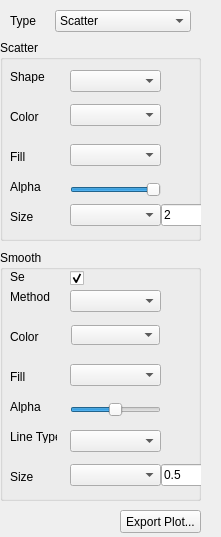
<?xml version="1.0" encoding="UTF-8"?>
<ui version="4.0">
 <class>ScatterConfig</class>
 <widget class="QWidget" name="ScatterConfig">
  <property name="geometry">
   <rect>
    <x>0</x>
    <y>0</y>
    <width>221</width>
    <height>537</height>
   </rect>
  </property>
  <property name="windowTitle">
   <string>Form</string>
  </property>
  <widget class="QGroupBox" name="groupBox">
   <property name="geometry">
    <rect>
     <x>0</x>
     <y>40</y>
     <width>201</width>
     <height>201</height>
    </rect>
   </property>
   <property name="title">
    <string>Scatter</string>
   </property>
   <widget class="QLabel" name="label_2">
    <property name="geometry">
     <rect>
      <x>10</x>
      <y>30</y>
      <width>47</width>
      <height>13</height>
     </rect>
    </property>
    <property name="text">
     <string>Shape</string>
    </property>
   </widget>
   <widget class="QLabel" name="label_3">
    <property name="geometry">
     <rect>
      <x>10</x>
      <y>70</y>
      <width>47</width>
      <height>13</height>
     </rect>
    </property>
    <property name="text">
     <string>Color</string>
    </property>
   </widget>
   <widget class="QLabel" name="label_4">
    <property name="geometry">
     <rect>
      <x>10</x>
      <y>110</y>
      <width>47</width>
      <height>13</height>
     </rect>
    </property>
    <property name="text">
     <string>Fill</string>
    </property>
   </widget>
   <widget class="QWidget" name="verticalLayoutWidget_2">
    <property name="geometry">
     <rect>
      <x>160</x>
      <y>100</y>
      <width>31</width>
      <height>31</height>
     </rect>
    </property>
    <layout class="QVBoxLayout" name="verticalLayout_2">
     <property name="leftMargin">
      <number>1</number>
     </property>
    </layout>
   </widget>
   <widget class="QSlider" name="horizontalSliderAlp">
    <property name="geometry">
     <rect>
      <x>70</x>
      <y>140</y>
      <width>91</width>
      <height>20</height>
     </rect>
    </property>
    <property name="maximum">
     <number>10</number>
    </property>
    <property name="singleStep">
     <number>1</number>
    </property>
    <property name="pageStep">
     <number>1</number>
    </property>
    <property name="sliderPosition">
     <number>10</number>
    </property>
    <property name="orientation">
     <enum>Qt::Horizontal</enum>
    </property>
    <property name="tickInterval">
     <number>1</number>
    </property>
   </widget>
   <widget class="QLabel" name="label_5">
    <property name="geometry">
     <rect>
      <x>10</x>
      <y>140</y>
      <width>47</width>
      <height>13</height>
     </rect>
    </property>
    <property name="text">
     <string>Alpha</string>
    </property>
   </widget>
   <widget class="QComboBox" name="comboBox_shape">
    <property name="geometry">
     <rect>
      <x>70</x>
      <y>30</y>
      <width>91</width>
      <height>22</height>
     </rect>
    </property>
   </widget>
   <widget class="QLabel" name="label_7">
    <property name="geometry">
     <rect>
      <x>10</x>
      <y>170</y>
      <width>47</width>
      <height>13</height>
     </rect>
    </property>
    <property name="text">
     <string>Size</string>
    </property>
   </widget>
   <widget class="QWidget" name="horizontalLayoutWidget">
    <property name="geometry">
     <rect>
      <x>70</x>
      <y>60</y>
      <width>91</width>
      <height>31</height>
     </rect>
    </property>
    <layout class="QHBoxLayout" name="horizontalLayout">
     <item>
      <widget class="QComboBox" name="comboBox_color"/>
     </item>
    </layout>
   </widget>
   <widget class="QWidget" name="verticalLayoutWidget">
    <property name="geometry">
     <rect>
      <x>160</x>
      <y>60</y>
      <width>31</width>
      <height>31</height>
     </rect>
    </property>
    <layout class="QVBoxLayout" name="verticalLayout">
     <property name="leftMargin">
      <number>1</number>
     </property>
    </layout>
   </widget>
   <widget class="QWidget" name="horizontalLayoutWidget_2">
    <property name="geometry">
     <rect>
      <x>70</x>
      <y>100</y>
      <width>91</width>
      <height>31</height>
     </rect>
    </property>
    <layout class="QHBoxLayout" name="horizontalLayout_2">
     <item>
      <widget class="QComboBox" name="comboBox_fill"/>
     </item>
    </layout>
   </widget>
   <widget class="QWidget" name="verticalLayoutWidget_3">
    <property name="geometry">
     <rect>
      <x>160</x>
      <y>160</y>
      <width>52</width>
      <height>31</height>
     </rect>
    </property>
    <layout class="QVBoxLayout" name="verticalLayout_size">
     <property name="leftMargin">
      <number>1</number>
     </property>
     <item>
      <widget class="QLineEdit" name="lineEditSize">
       <property name="text">
        <string>2</string>
       </property>
      </widget>
     </item>
    </layout>
   </widget>
   <widget class="QWidget" name="horizontalLayoutWidget_3">
    <property name="geometry">
     <rect>
      <x>70</x>
      <y>160</y>
      <width>91</width>
      <height>31</height>
     </rect>
    </property>
    <layout class="QHBoxLayout" name="horizontalLayout_4">
     <item>
      <widget class="QComboBox" name="comboBox_size"/>
     </item>
    </layout>
   </widget>
  </widget>
  <widget class="QGroupBox" name="groupBox_2">
   <property name="geometry">
    <rect>
     <x>0</x>
     <y>250</y>
     <width>201</width>
     <height>251</height>
    </rect>
   </property>
   <property name="title">
    <string>Smooth</string>
   </property>
   <widget class="QLabel" name="label_16">
    <property name="geometry">
     <rect>
      <x>10</x>
      <y>20</y>
      <width>47</width>
      <height>13</height>
     </rect>
    </property>
    <property name="text">
     <string>Se</string>
    </property>
   </widget>
   <widget class="QLabel" name="label_17">
    <property name="geometry">
     <rect>
      <x>10</x>
      <y>80</y>
      <width>47</width>
      <height>13</height>
     </rect>
    </property>
    <property name="text">
     <string>Color</string>
    </property>
   </widget>
   <widget class="QLabel" name="label_18">
    <property name="geometry">
     <rect>
      <x>10</x>
      <y>120</y>
      <width>47</width>
      <height>13</height>
     </rect>
    </property>
    <property name="text">
     <string>Fill</string>
    </property>
   </widget>
   <widget class="QWidget" name="verticalLayoutWidget_5">
    <property name="geometry">
     <rect>
      <x>160</x>
      <y>110</y>
      <width>31</width>
      <height>31</height>
     </rect>
    </property>
    <layout class="QVBoxLayout" name="verticalLayout_cpdfill">
     <property name="leftMargin">
      <number>1</number>
     </property>
    </layout>
   </widget>
   <widget class="QSlider" name="horizontalSlider_smot">
    <property name="geometry">
     <rect>
      <x>70</x>
      <y>150</y>
      <width>91</width>
      <height>20</height>
     </rect>
    </property>
    <property name="maximum">
     <number>10</number>
    </property>
    <property name="singleStep">
     <number>1</number>
    </property>
    <property name="pageStep">
     <number>1</number>
    </property>
    <property name="value">
     <number>5</number>
    </property>
    <property name="sliderPosition">
     <number>5</number>
    </property>
    <property name="orientation">
     <enum>Qt::Horizontal</enum>
    </property>
    <property name="tickInterval">
     <number>1</number>
    </property>
   </widget>
   <widget class="QLabel" name="label_19">
    <property name="geometry">
     <rect>
      <x>10</x>
      <y>150</y>
      <width>47</width>
      <height>13</height>
     </rect>
    </property>
    <property name="text">
     <string>Alpha</string>
    </property>
   </widget>
   <widget class="QComboBox" name="comboBox_linetype_s">
    <property name="geometry">
     <rect>
      <x>70</x>
      <y>180</y>
      <width>91</width>
      <height>22</height>
     </rect>
    </property>
   </widget>
   <widget class="QLabel" name="label_21">
    <property name="geometry">
     <rect>
      <x>10</x>
      <y>180</y>
      <width>47</width>
      <height>13</height>
     </rect>
    </property>
    <property name="text">
     <string>Line Type</string>
    </property>
   </widget>
   <widget class="QLabel" name="label_22">
    <property name="geometry">
     <rect>
      <x>10</x>
      <y>220</y>
      <width>47</width>
      <height>13</height>
     </rect>
    </property>
    <property name="text">
     <string>Size</string>
    </property>
   </widget>
   <widget class="QWidget" name="horizontalLayoutWidget_5">
    <property name="geometry">
     <rect>
      <x>70</x>
      <y>90</y>
      <width>91</width>
      <height>31</height>
     </rect>
    </property>
    <layout class="QHBoxLayout" name="horizontalLayout_5"/>
   </widget>
   <widget class="QWidget" name="verticalLayoutWidget_6">
    <property name="geometry">
     <rect>
      <x>160</x>
      <y>70</y>
      <width>31</width>
      <height>31</height>
     </rect>
    </property>
    <layout class="QVBoxLayout" name="verticalLayout_cpd">
     <property name="leftMargin">
      <number>1</number>
     </property>
    </layout>
   </widget>
   <widget class="QWidget" name="horizontalLayoutWidget_6">
    <property name="geometry">
     <rect>
      <x>70</x>
      <y>110</y>
      <width>91</width>
      <height>31</height>
     </rect>
    </property>
    <layout class="QHBoxLayout" name="horizontalLayout_6">
     <item>
      <widget class="QComboBox" name="comboBox_fills"/>
     </item>
    </layout>
   </widget>
   <widget class="QComboBox" name="comboBox_method">
    <property name="geometry">
     <rect>
      <x>70</x>
      <y>40</y>
      <width>91</width>
      <height>22</height>
     </rect>
    </property>
   </widget>
   <widget class="QLabel" name="label_23">
    <property name="geometry">
     <rect>
      <x>10</x>
      <y>40</y>
      <width>47</width>
      <height>13</height>
     </rect>
    </property>
    <property name="text">
     <string>Method</string>
    </property>
   </widget>
   <widget class="QWidget" name="horizontalLayoutWidget_4">
    <property name="geometry">
     <rect>
      <x>70</x>
      <y>210</y>
      <width>91</width>
      <height>31</height>
     </rect>
    </property>
    <layout class="QHBoxLayout" name="horizontalLayout_7">
     <item>
      <widget class="QComboBox" name="comboBox_sizes"/>
     </item>
    </layout>
   </widget>
   <widget class="QWidget" name="verticalLayoutWidget_4">
    <property name="geometry">
     <rect>
      <x>160</x>
      <y>210</y>
      <width>52</width>
      <height>31</height>
     </rect>
    </property>
    <layout class="QVBoxLayout" name="verticalLayout_size_2">
     <property name="leftMargin">
      <number>1</number>
     </property>
     <item>
      <widget class="QLineEdit" name="lineEditSize_2">
       <property name="text">
        <string>0.5</string>
       </property>
      </widget>
     </item>
    </layout>
   </widget>
   <widget class="QCheckBox" name="checkBox">
    <property name="geometry">
     <rect>
      <x>70</x>
      <y>20</y>
      <width>70</width>
      <height>17</height>
     </rect>
    </property>
    <property name="text">
     <string/>
    </property>
    <property name="checked">
     <bool>true</bool>
    </property>
   </widget>
   <widget class="QComboBox" name="comboBox_colors">
    <property name="geometry">
     <rect>
      <x>71</x>
      <y>75</y>
      <width>89</width>
      <height>20</height>
     </rect>
    </property>
   </widget>
  </widget>
  <widget class="QWidget" name="horizontalLayoutWidget_7">
   <property name="geometry">
    <rect>
     <x>10</x>
     <y>10</y>
     <width>181</width>
     <height>22</height>
    </rect>
   </property>
   <layout class="QHBoxLayout" name="horizontalLayout_8">
    <item>
     <widget class="QLabel" name="label">
      <property name="text">
       <string>Type</string>
      </property>
     </widget>
    </item>
    <item>
     <widget class="QComboBox" name="comboBox">
      <item>
       <property name="text">
        <string>Scatter</string>
       </property>
      </item>
      <item>
       <property name="text">
        <string>Smooth</string>
       </property>
      </item>
      <item>
       <property name="text">
        <string>Scatter and Smooth</string>
       </property>
      </item>
     </widget>
    </item>
   </layout>
  </widget>
  <widget class="QPushButton" name="pushButtonExport">
   <property name="geometry">
    <rect>
     <x>120</x>
     <y>510</y>
     <width>81</width>
     <height>23</height>
    </rect>
   </property>
   <property name="text">
    <string>Export Plot...</string>
   </property>
  </widget>
 </widget>
 <resources/>
 <connections/>
</ui>
